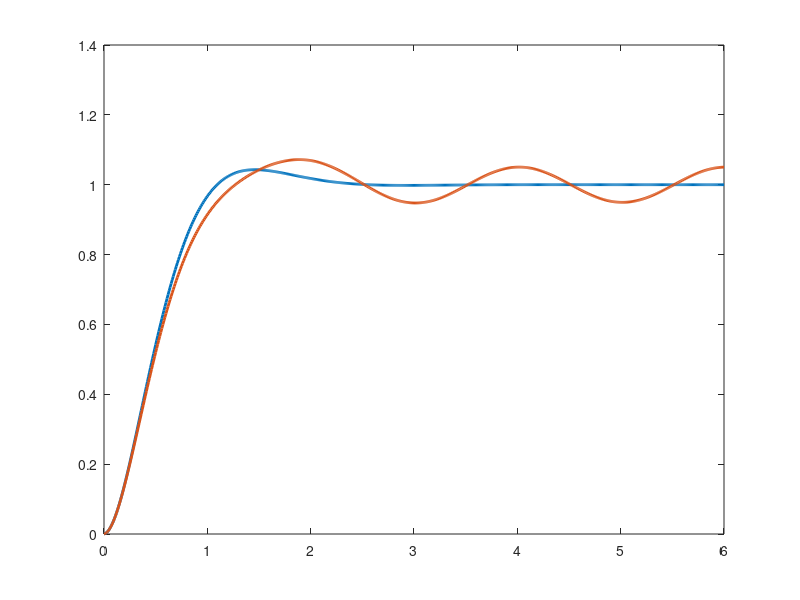

Write MATLAB code to recreate this figure. (Note: this script raises an error after producing the figure.)
% From PD tuning to control design using natural frequency and damping ratio
% This script designs a PD altitude controller using wn and zeta,
% then compares the response with and without disturbance.

clc;
clear;
close all;

% Physical parameters
m = 0.75;
g = 9.81;

% Simulation settings
dt = 0.01;
t_end = 6;
t = 0:dt:t_end;

% Reference altitude
z_ref = 1;

% Design parameters
wn = 3;       % natural frequency in rad/s
zeta = 0.7;  % damping ratio

% Convert design parameters to controller gains
Kp = m*wn^2;
Kd = 2*m*zeta*wn;

%% Case 1: Designed PD controller without disturbance

% Initial states
z_no_dist = zeros(size(t));
vz_no_dist = zeros(size(t));
thrust_no_dist = zeros(size(t));
error_no_dist = zeros(size(t));

prev_error = z_ref - z_no_dist(1);

for k = 1:length(t)-1

    % Altitude error
    error = z_ref - z_no_dist(k);
    error_no_dist(k) = error;

    % Derivative of error
    if k == 1
        error_dot = 0;
    else
        error_dot = (error - prev_error)/dt;
    end

    % Designed PD controller
    u = Kp*error + Kd*error_dot;

    % Total thrust without disturbance
    thrust_no_dist(k) = m*g + u;

    % Altitude dynamics
    az = (thrust_no_dist(k) - m*g)/m;

    % Euler integration
    vz_no_dist(k+1) = vz_no_dist(k) + az*dt;
    z_no_dist(k+1) = z_no_dist(k) + vz_no_dist(k+1)*dt;

    % Update previous error
    prev_error = error;
end

% Final stored values
thrust_no_dist(end) = thrust_no_dist(end-1);
error_no_dist(end) = z_ref - z_no_dist(end);

%% Case 2: Designed PD controller with sinusoidal disturbance

% Initial states
z_dist = zeros(size(t));
vz_dist = zeros(size(t));
thrust_dist = zeros(size(t));
error_dist = zeros(size(t));
disturbance = zeros(size(t));

prev_error = z_ref - z_dist(1);

for k = 1:length(t)-1

    % Altitude error
    error = z_ref - z_dist(k);
    error_dist(k) = error;

    % Derivative of error
    if k == 1
        error_dot = 0;
    else
        error_dot = (error - prev_error)/dt;
    end

    % Designed PD controller
    u = Kp*error + Kd*error_dot;

    % Sinusoidal disturbance
    disturbance(k) = 0.5*sin(2*pi*0.5*t(k));

    % Effective thrust after disturbance
    thrust_dist(k) = m*g + u - disturbance(k);

    % Altitude dynamics
    az = (thrust_dist(k) - m*g)/m;

    % Euler integration
    vz_dist(k+1) = vz_dist(k) + az*dt;
    z_dist(k+1) = z_dist(k) + vz_dist(k+1)*dt;

    % Update previous error
    prev_error = error;
end

% Final stored values
thrust_dist(end) = thrust_dist(end-1);
error_dist(end) = z_ref - z_dist(end);
disturbance(end) = disturbance(end-1);

%% Calculate response results

% No-disturbance case
max_alt_no_dist = max(z_no_dist);
overshoot_no_dist = max(0, (max_alt_no_dist - z_ref)/z_ref*100);
final_alt_no_dist = z_no_dist(end);
final_error_no_dist = z_ref - z_no_dist(end);
mae_no_dist = mean(abs(z_ref - z_no_dist));

idx_10_no_dist = find(z_no_dist >= 0.1*z_ref, 1, 'first');
idx_90_no_dist = find(z_no_dist >= 0.9*z_ref, 1, 'first');

if ~isempty(idx_10_no_dist) && ~isempty(idx_90_no_dist)
    rise_time_no_dist = t(idx_90_no_dist) - t(idx_10_no_dist);
else
    rise_time_no_dist = NaN;
end

% Disturbance case
max_alt_dist = max(z_dist);
overshoot_dist = max(0, (max_alt_dist - z_ref)/z_ref*100);
final_alt_dist = z_dist(end);
final_error_dist = z_ref - z_dist(end);
mae_dist = mean(abs(z_ref - z_dist));

idx_10_dist = find(z_dist >= 0.1*z_ref, 1, 'first');
idx_90_dist = find(z_dist >= 0.9*z_ref, 1, 'first');

if ~isempty(idx_10_dist) && ~isempty(idx_90_dist)
    rise_time_dist = t(idx_90_dist) - t(idx_10_dist);
else
    rise_time_dist = NaN;
end

%% Plot altitude response

figure;
plot(t, z_no_dist, 'LineWidth', 2);
hold on;
plot(t, z_dist, 'LineWidth', 2);
yline(z_ref, '--r', 'Reference');
grid on;
xlabel('Time (s)');
ylabel('Altitude (m)');
title('Designed PD Controller Using Natural Frequency and Damping Ratio');
legend('Without disturbance', 'With disturbance', 'Reference', 'Location', 'best');

%% Plot tracking error

figure;
plot(t, error_no_dist, 'LineWidth', 2);
hold on;
plot(t, error_dist, 'LineWidth', 2);
yline(0, '--k');
grid on;
xlabel('Time (s)');
ylabel('Tracking error (m)');
title('Tracking Error Comparison');
legend('Without disturbance', 'With disturbance', 'Zero error', 'Location', 'best');

%% Plot disturbance

figure;
plot(t, disturbance, 'LineWidth', 2);
grid on;
xlabel('Time (s)');
ylabel('Disturbance force (N)');
title('Sinusoidal Disturbance');

%% Display results

fprintf('--- Controller design parameters ---\n');
fprintf('wn = %.2f rad/s\n', wn);
fprintf('zeta = %.2f\n', zeta);
fprintf('Kp = %.4f\n', Kp);
fprintf('Kd = %.4f\n', Kd);

fprintf('\n--- Without disturbance ---\n');
fprintf('Rise time      = %.4f s\n', rise_time_no_dist);
fprintf('Max altitude   = %.4f m\n', max_alt_no_dist);
fprintf('Overshoot      = %.2f %%\n', overshoot_no_dist);
fprintf('Final altitude = %.4f m\n', final_alt_no_dist);
fprintf('Final error    = %.4f m\n', final_error_no_dist);
fprintf('Mean abs error = %.4f m\n', mae_no_dist);

fprintf('\n--- With disturbance ---\n');
fprintf('Rise time      = %.4f s\n', rise_time_dist);
fprintf('Max altitude   = %.4f m\n', max_alt_dist);
fprintf('Overshoot      = %.2f %%\n', overshoot_dist);
fprintf('Final altitude = %.4f m\n', final_alt_dist);
fprintf('Final error    = %.4f m\n', final_error_dist);
fprintf('Mean abs error = %.4f m\n', mae_dist);
